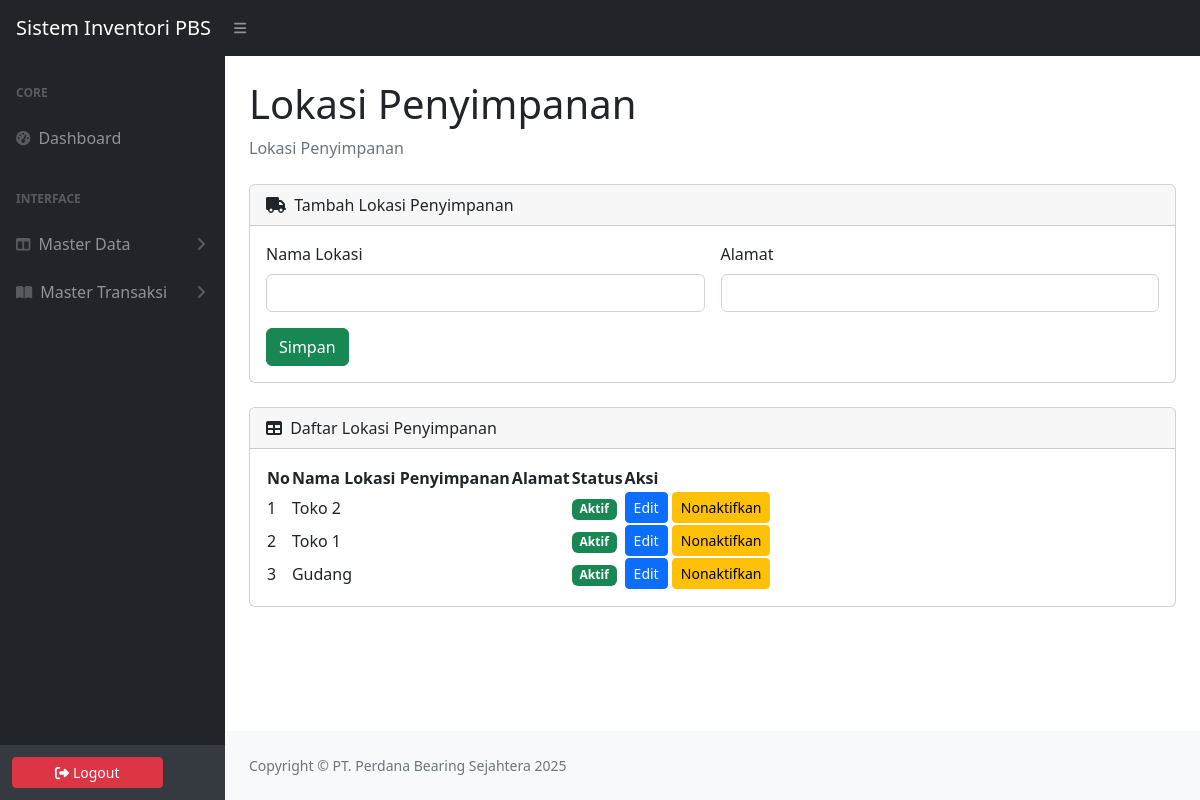
Page /lokasi.php (signed in) on the committed database.
### tables this page shows
CREATE TABLE `location` (
  `location_id` int(11) NOT NULL,
  `namalokasi` varchar(100) NOT NULL,
  `alamat` varchar(255) DEFAULT NULL,
  `status` tinyint(1) NOT NULL DEFAULT 1
);

### lokasi.php (the view, shortened to what this page needs)
<?php
include_once "include/config.php";
$queryGetLokasi = "SELECT * FROM location ORDER BY location_id DESC";
$resultlokasi   = mysqli_query($connection, $queryGetLokasi);
?>
<!DOCTYPE html>
<html lang="en">
<head>
    <link href="css/styles.css" rel="stylesheet" />
    <link href="https://cdn.jsdelivr.net/npm/simple-datatables@7.1.2/dist/style.min.css" rel="stylesheet" />
</head>
<body class="sb-nav-fixed">
<?php include "include/navbar.php"; ?>
<div id="layoutSidenav">
    <?php include "include/menu.php"; ?>
    <div id="layoutSidenav_content">
        <main>
            <div class="container-fluid px-4">
                <h1 class="mt-4">Lokasi Penyimpanan</h1>
                <ol class="breadcrumb mb-4">
                    <li class="breadcrumb-item active">Lokasi Penyimpanan</li>
                </ol>
                <div class="card mb-4">
                    <div class="card-header">
                        <i class="fas fa-truck me-1"></i> Tambah Lokasi Penyimpanan
                    </div>
                    <div class="card-body">
                        <form method="post">
                            <div class="row g-3">
                                <div class="col-md-6">
                                    <label class="form-label">Nama Lokasi</label>
                                    <input name="namalokasi" type="text" class="form-control" required>
                                </div>
                                <div class="col-md-6">
                                    <label class="form-label">Alamat</label>
                                    <input name="alamat" type="text" class="form-control">
                                </div>
                            </div>
                            <div class="mt-3">
                                <button class="btn btn-success" name="Simpan">Simpan</button>
                            </div>
                        </form>
                    </div>
                </div>
                <div class="card mb-4">
                    <div class="card-header">
                        <i class="fas fa-table me-1"></i> Daftar Lokasi Penyimpanan
                    </div>
                    <div class="card-body">
                        <table id="datatablesSimple">
                            <thead>
                                <tr>
                                    <th>No</th>
                                    <th>Nama Lokasi Penyimpanan</th>
                                    <th>Alamat</th>
                                    <th>Status</th>
                                    <th>Aksi</th>
                                </tr>
                            </thead>
                            <tbody>
                                <?php
                                $nomorBaris=1;
                                 while($rowlokasi = mysqli_fetch_assoc($resultlokasi)): ?>
                                <tr>
                                   <td><?php echo $nomorBaris++; ?></td>
                                    <td><?php echo htmlspecialchars($rowlokasi['namalokasi']); ?></td>
                                    <td><?php echo htmlspecialchars($rowlokasi['alamat']); ?></td>
                                    <td>
                                        <?php
                                        if ($rowlokasi['status'] == 1) {
                                            echo '<span class="badge bg-success">Aktif</span>';
                                        } else {
                                            echo '<span class="badge bg-secondary">Nonaktif</span>';
                                        }
                                        ?>
                                    </td>
                                    <td>
                                        <a class="btn btn-sm btn-primary"
                                           href="lokasiedit.php?id=<?php echo $rowlokasi['location_id']; ?>">
                                           Edit
                                        </a>
                                        <?php if($rowlokasi['status']==1): ?>
                                            <a class="btn btn-sm btn-warning"
                                               href="lokasistatus.php?id=<?php echo $rowlokasi['location_id']; ?>&status=0"
                                               onclick="return confirm('Nonaktifkan Lokasi Penyimpanan ini?')">Nonaktifkan</a>
                                        <?php else: ?>
                                            <a class="btn btn-sm btn-success"
                                               href="lokasistatus.php?id=<?php echo $rowlokasi['location_id']; ?>&status=1"
                                               onclick="return confirm('Aktifkan Lokasi Penyimpanan ini?')">Aktifkan</a>
                                        <?php endif; ?>
                                    </td>
                                </tr>
                                <?php endwhile; ?>
                            </tbody>
                        </table>
                    </div>
                </div>
            </div>
        </main>
           <?php include "include/footer.php"; ?>
    </div>
</div>
</body>
</html>

### rows in the picture
location: namalokasi "Toko 2", status "Aktif"
location: namalokasi "Toko 1", status "Aktif"
location: namalokasi "Gudang", status "Aktif"
